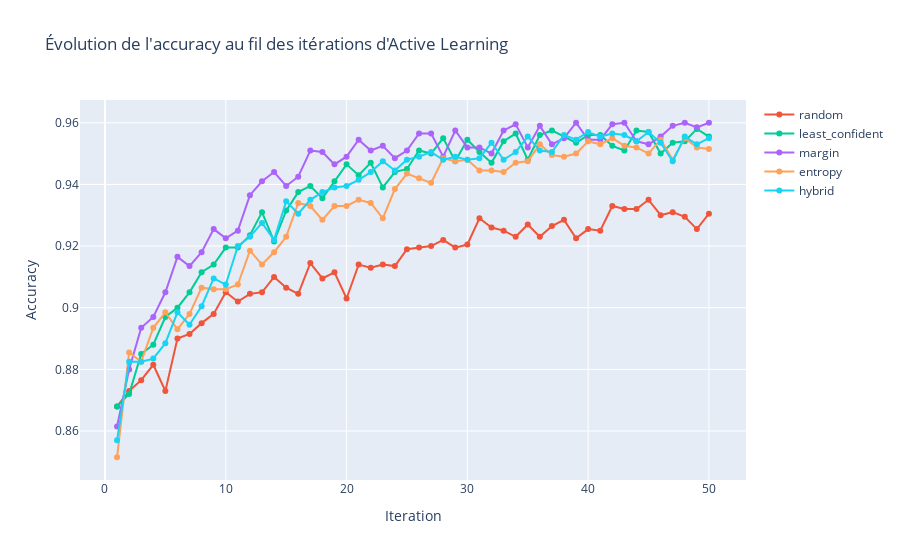
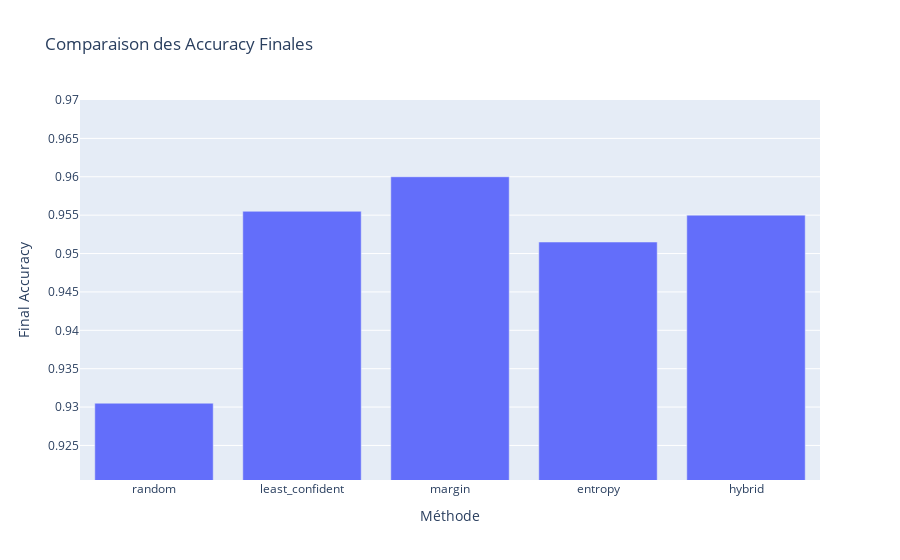
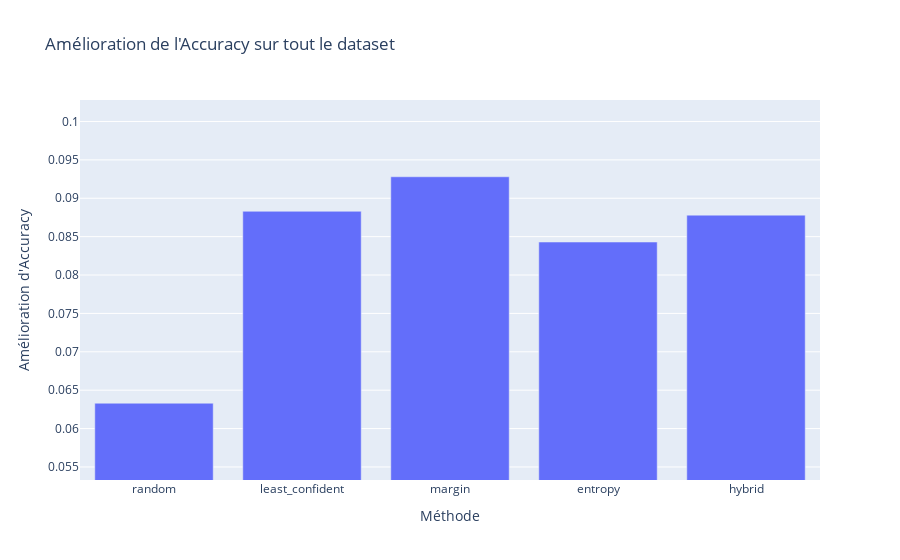

Notebook source saved alongside these figures, in order:
### Code cell
n_labeled = 600  # Nombre d'échantillons labellisés initialement
test_ratio = 0.2  # Proportion du dataset réservée au test
n_iterations = 50  # Nombre d'itérations d'Active Learning
batch_size = 50  # Taille du batch d'échantillons ajoutés à chaque itération
methods = ["random", "least_confident", "margin", "entropy","hybrid"] 
model_class=lambda : RandomForestClassifier()


# Exécution de l'expérience
run_active_learning_experiment(X, y, n_labeled, test_ratio, n_iterations, batch_size, methods, model_class, models)

### Figure 1 — Plotly figure (JSON) as saved in the notebook; plotly's stock layout.template omitted (floating-point values rounded to 4 significant figures)
{"data": [{"hovertemplate": "<extra></extra>", "legendgroup": "", "line": {"color": "#636efa", "dash": "solid"}, "marker": {"symbol": "circle"}, "mode": "lines", "name": "", "orientation": "v", "showlegend": false, "type": "scatter", "xaxis": "x", "yaxis": "y"}, {"mode": "lines+markers", "name": "random", "type": "scatter", "x": [1, 2, 3, 4, 5, 6, 7, 8, 9, 10, 11, 12, 13, 14, 15, 16, 17, 18, 19, 20, 21, 22, 23, 24, 25, 26, 27, 28, 29, 30, 31, 32, 33, 34, 35, 36, 37, 38, 39, 40, 41, 42, 43, 44, 45, 46, 47, 48, 49, 50], "y": [0.868, 0.873, 0.8765, 0.8815, 0.873, 0.89, 0.8915, 0.895, 0.898, 0.905, 0.902, 0.9045, 0.905, 0.91, 0.9065, 0.9045, 0.9145, 0.9095, 0.9115, 0.903, 0.914, 0.913, 0.914, 0.9135, 0.919, 0.9195, 0.92, 0.922, 0.9195, 0.9205, 0.929, 0.926, 0.925, 0.923, 0.927, 0.923, 0.9265, 0.9285, 0.9225, 0.9255, 0.925, 0.933, 0.932, 0.932, 0.935, 0.93, 0.931, 0.9295, 0.9255, 0.9305]}, {"mode": "lines+markers", "name": "least_confident", "type": "scatter", "x": [1, 2, 3, 4, 5, 6, 7, 8, 9, 10, 11, 12, 13, 14, 15, 16, 17, 18, 19, 20, 21, 22, 23, 24, 25, 26, 27, 28, 29, 30, 31, 32, 33, 34, 35, 36, 37, 38, 39, 40, 41, 42, 43, 44, 45, 46, 47, 48, 49, 50], "y": [0.868, 0.872, 0.885, 0.888, 0.897, 0.9, 0.905, 0.9115, 0.914, 0.9195, 0.9195, 0.9235, 0.931, 0.9215, 0.9315, 0.9375, 0.9395, 0.9355, 0.941, 0.9465, 0.943, 0.947, 0.939, 0.944, 0.945, 0.951, 0.95, 0.955, 0.9475, 0.9545, 0.9505, 0.947, 0.954, 0.9565, 0.948, 0.956, 0.9575, 0.9555, 0.9535, 0.956, 0.956, 0.9525, 0.951, 0.9575, 0.957, 0.95, 0.9535, 0.954, 0.958, 0.9555]}, {"mode": "lines+markers", "name": "margin", "type": "scatter", "x": [1, 2, 3, 4, 5, 6, 7, 8, 9, 10, 11, 12, 13, 14, 15, 16, 17, 18, 19, 20, 21, 22, 23, 24, 25, 26, 27, 28, 29, 30, 31, 32, 33, 34, 35, 36, 37, 38, 39, 40, 41, 42, 43, 44, 45, 46, 47, 48, 49, 50], "y": [0.8615, 0.88, 0.8935, 0.897, 0.905, 0.9165, 0.9135, 0.918, 0.9255, 0.9225, 0.925, 0.9365, 0.941, 0.944, 0.9395, 0.9425, 0.951, 0.9505, 0.9465, 0.949, 0.9545, 0.951, 0.9525, 0.9485, 0.951, 0.9565, 0.9565, 0.949, 0.9575, 0.952, 0.952, 0.95, 0.9575, 0.9595, 0.952, 0.959, 0.953, 0.955, 0.96, 0.9545, 0.9545, 0.9595, 0.96, 0.954, 0.953, 0.9555, 0.959, 0.96, 0.9585, 0.96]}, {"mode": "lines+markers", "name": "entropy", "type": "scatter", "x": [1, 2, 3, 4, 5, 6, 7, 8, 9, 10, 11, 12, 13, 14, 15, 16, 17, 18, 19, 20, 21, 22, 23, 24, 25, 26, 27, 28, 29, 30, 31, 32, 33, 34, 35, 36, 37, 38, 39, 40, 41, 42, 43, 44, 45, 46, 47, 48, 49, 50], "y": [0.8515, 0.8855, 0.8825, 0.8935, 0.8985, 0.893, 0.898, 0.9065, 0.906, 0.906, 0.9075, 0.9185, 0.914, 0.918, 0.923, 0.934, 0.933, 0.9285, 0.933, 0.933, 0.935, 0.934, 0.929, 0.9385, 0.9435, 0.942, 0.9405, 0.9485, 0.9475, 0.948, 0.9445, 0.9445, 0.944, 0.947, 0.9475, 0.953, 0.9495, 0.949, 0.95, 0.954, 0.953, 0.955, 0.9525, 0.952, 0.95, 0.9545, 0.948, 0.955, 0.952, 0.9515]}, {"mode": "lines+markers", "name": "hybrid", "type": "scatter", "x": [1, 2, 3, 4, 5, 6, 7, 8, 9, 10, 11, 12, 13, 14, 15, 16, 17, 18, 19, 20, 21, 22, 23, 24, 25, 26, 27, 28, 29, 30, 31, 32, 33, 34, 35, 36, 37, 38, 39, 40, 41, 42, 43, 44, 45, 46, 47, 48, 49, 50], "y": [0.857, 0.8825, 0.8825, 0.8835, 0.8885, 0.8985, 0.8945, 0.9005, 0.9095, 0.9075, 0.92, 0.923, 0.9275, 0.922, 0.9345, 0.9305, 0.935, 0.9375, 0.939, 0.9395, 0.9415, 0.944, 0.9475, 0.9445, 0.948, 0.949, 0.9505, 0.948, 0.949, 0.948, 0.9485, 0.9535, 0.948, 0.9505, 0.9555, 0.951, 0.9505, 0.956, 0.9545, 0.957, 0.9555, 0.9565, 0.956, 0.954, 0.957, 0.9535, 0.9475, 0.9555, 0.953, 0.955]}], "layout": {"legend": {"tracegroupgap": 0}, "title": {"text": "Évolution de l'accuracy au fil des itérations d'Active Learning"}, "xaxis": {"anchor": "y", "domain": [0, 1], "title": {"text": "Iteration"}}, "yaxis": {"anchor": "x", "domain": [0, 1], "title": {"text": "Accuracy"}}}}

### Figure 2 — Plotly figure (JSON) as saved in the notebook; plotly's stock layout.template omitted (floating-point values rounded to 4 significant figures)
{"data": [{"hovertemplate": "Méthode=%{x}<br>Final Accuracy=%{y}<extra></extra>", "legendgroup": "", "marker": {"color": "#636efa", "pattern": {"shape": ""}}, "name": "", "orientation": "v", "showlegend": false, "textposition": "auto", "type": "bar", "x": ["random", "least_confident", "margin", "entropy", "hybrid"], "xaxis": "x", "y": [0.9305, 0.9555, 0.96, 0.9515, 0.955], "yaxis": "y"}], "layout": {"barmode": "relative", "legend": {"tracegroupgap": 0}, "title": {"text": "Comparaison des Accuracy Finales"}, "xaxis": {"anchor": "y", "domain": [0, 1], "title": {"text": "Méthode"}}, "yaxis": {"anchor": "x", "domain": [0, 1], "range": [0.9205, 0.97], "title": {"text": "Final Accuracy"}}}}

### Figure 3 — Plotly figure (JSON) as saved in the notebook; plotly's stock layout.template omitted (floating-point values rounded to 4 significant figures)
{"data": [{"hovertemplate": "Méthode=%{x}<br>Amélioration d'Accuracy=%{y}<extra></extra>", "legendgroup": "", "marker": {"color": "#636efa", "pattern": {"shape": ""}}, "name": "", "orientation": "v", "showlegend": false, "textposition": "auto", "type": "bar", "x": ["random", "least_confident", "margin", "entropy", "hybrid"], "xaxis": "x", "y": [0.0633, 0.0883, 0.0928, 0.0843, 0.0878], "yaxis": "y"}], "layout": {"barmode": "relative", "legend": {"tracegroupgap": 0}, "title": {"text": "Amélioration de l'Accuracy sur tout le dataset"}, "xaxis": {"anchor": "y", "domain": [0, 1], "title": {"text": "Méthode"}}, "yaxis": {"anchor": "x", "domain": [0, 1], "range": [0.0533, 0.1028], "title": {"text": "Amélioration d'Accuracy"}}}}
